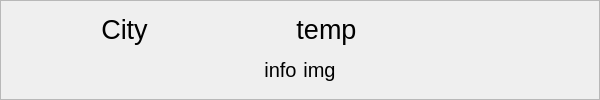
       <widget class="QFrame" name="frameCurrentInfo">
        <property name="minimumSize">
         <size>
          <width>600</width>
          <height>100</height>
         </size>
        </property>
        <property name="maximumSize">
         <size>
          <width>1920</width>
          <height>100</height>
         </size>
        </property>
        <property name="frameShape">
         <enum>QFrame::StyledPanel</enum>
        </property>
        <property name="frameShadow">
         <enum>QFrame::Raised</enum>
        </property>
        <layout class="QVBoxLayout" name="currentInformationLayoutVertical" stretch="0,0">
         <property name="leftMargin">
          <number>100</number>
         </property>
         <property name="rightMargin">
          <number>100</number>
         </property>
         <item>
          <layout class="QHBoxLayout" name="horizontalLayoutCurrentInfo1">
           <item>
            <widget class="QLabel" name="labelCity">
             <property name="enabled">
              <bool>true</bool>
             </property>
             <property name="font">
              <font>
               <pointsize>20</pointsize>
              </font>
             </property>
             <property name="text">
              <string>City</string>
             </property>
             <property name="textFormat">
              <enum>Qt::RichText</enum>
             </property>
             <property name="alignment">
              <set>Qt::AlignCenter</set>
             </property>
            </widget>
           </item>
           <item>
            <spacer name="horizontalSpacer_2">
             <property name="orientation">
              <enum>Qt::Horizontal</enum>
             </property>
             <property name="sizeHint" stdset="0">
              <size>
               <width>40</width>
               <height>20</height>
              </size>
             </property>
            </spacer>
           </item>
           <item>
            <widget class="QLabel" name="labelCurrentTemperature">
             <property name="enabled">
              <bool>true</bool>
             </property>
             <property name="font">
              <font>
               <pointsize>20</pointsize>
              </font>
             </property>
             <property name="text">
              <string>temp</string>
             </property>
             <property name="textFormat">
              <enum>Qt::RichText</enum>
             </property>
             <property name="alignment">
              <set>Qt::AlignCenter</set>
             </property>
            </widget>
           </item>
           <item>
            <spacer name="horizontalSpacer_4">
             <property name="orientation">
              <enum>Qt::Horizontal</enum>
             </property>
             <property name="sizeHint" stdset="0">
              <size>
               <width>40</width>
               <height>20</height>
              </size>
             </property>
            </spacer>
           </item>
          </layout>
         </item>
         <item>
          <layout class="QHBoxLayout" name="horizontalLayoutCurrentInfo2">
           <item>
            <spacer name="horizontalSpacer_3">
             <property name="orientation">
              <enum>Qt::Horizontal</enum>
             </property>
             <property name="sizeHint" stdset="0">
              <size>
               <width>40</width>
               <height>20</height>
              </size>
             </property>
            </spacer>
           </item>
           <item>
            <widget class="QLabel" name="labelCurrentAdditionalInfo">
             <property name="enabled">
              <bool>true</bool>
             </property>
             <property name="font">
              <font>
               <pointsize>15</pointsize>
              </font>
             </property>
             <property name="text">
              <string>info</string>
             </property>
             <property name="textFormat">
              <enum>Qt::RichText</enum>
             </property>
             <property name="alignment">
              <set>Qt::AlignCenter</set>
             </property>
            </widget>
           </item>
           <item>
            <widget class="QLabel" name="labelCurrentAdditionalInfo_2">
             <property name="enabled">
              <bool>true</bool>
             </property>
             <property name="font">
              <font>
               <pointsize>15</pointsize>
              </font>
             </property>
             <property name="text">
              <string>img</string>
             </property>
             <property name="textFormat">
              <enum>Qt::RichText</enum>
             </property>
             <property name="alignment">
              <set>Qt::AlignCenter</set>
             </property>
            </widget>
           </item>
           <item>
            <spacer name="horizontalSpacer">
             <property name="orientation">
              <enum>Qt::Horizontal</enum>
             </property>
             <property name="sizeHint" stdset="0">
              <size>
               <width>40</width>
               <height>20</height>
              </size>
             </property>
            </spacer>
           </item>
          </layout>
         </item>
        </layout>
       </widget>
